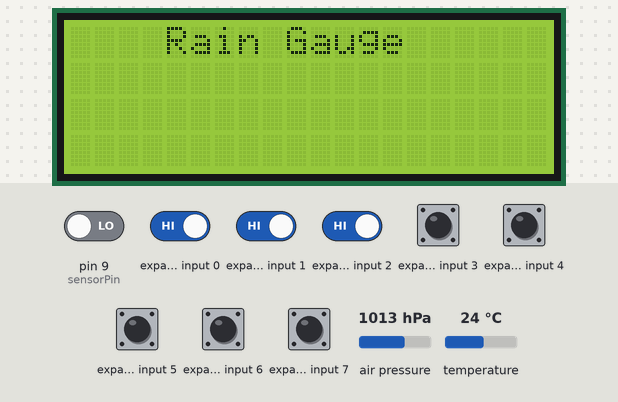
This sketch was run on a simulated Arduino Uno, built with avr-gcc and run on an emulated ATmega328P. Shown: 20×4 character LCD. Wiring (inferred from the names in the program): input shift register (74HC165): load pin 7; clock pin 4; serial out pin 5. The test bench sets the inputs (shaded band); at power-on: expander input 0–7 HIGH, pin 9 (sensorPin) LOW, air pressure 1013 hPa, temperature 24 °C. What the sketch prints to the serial monitor is not drawn.

Above: at 0.1 s.
2.3 s: air pressure set to 1000 hPa
5.3 s: expander input 0 driven LOW
6.9 s: expander input 1 driven LOW
8.6 s: temperature set to 7 °C
11.6 s: expander input 0 driven HIGH
13.3 s: expander input 2 driven LOW
At 31.7 s:
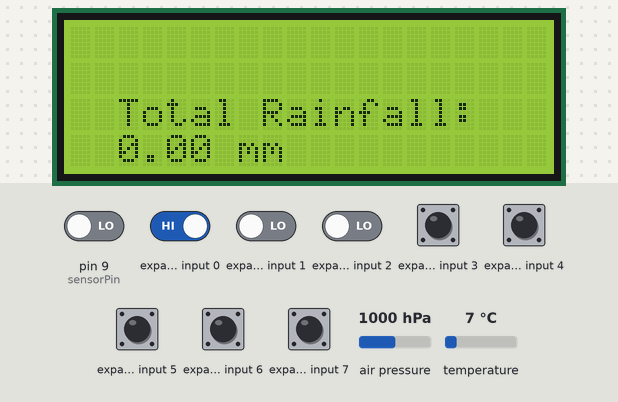
Timing chart, 0 to 32.0 s (numbered marks = the images above; inputs shaded):
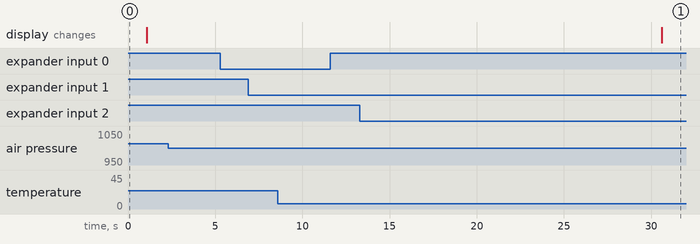

Measured:
- after the input at 2.3 s, every drawn part: stays the same
- after the input at 5.3 s, every drawn part: stays the same
- after the input at 6.9 s, every drawn part: stays the same
- after the input at 8.6 s, every drawn part: stays the same
- after the input at 11.6 s, every drawn part: stays the same

The sketch:

WeatherStation.ino
```cpp
// Requires libraries
#include <Adafruit_BMP280.h>
#include <SPI.h>
#include <Wire.h>
#include <LiquidCrystal_I2C.h>

// Define pin numbers for the 74HC165
const int LOAD_PIN = 7;   // Load (Latch) pin
const int CLOCK_PIN = 4;  // Clock pin
const int DATA_PIN = 5;   // Data pin

// Define variables to hold the input values and wind direction
int inputValues = 0;
String windDirection = "N";  // initialize the wind direction to North

// Define variables for BMP680 sensor

#define BMP_SCK (13)
#define BMP_MISO (12)
#define BMP_MOSI (11)
#define BMP_CS (10)
Adafruit_BMP280 bmp;

// Tipping Bcket Setup

LiquidCrystal_I2C lcd(0x27, 20, 4);                   // Initialize the LCD display
const float mmPerPulse = 0.173;                       // Rainfall in mm per bucket tip
float mmTotal = 0;                                    // Total rainfall in mm
unsigned long lastUpdateTime = 0;                     // Timestamp for the last update
const unsigned long updateInterval = 30 * 60 * 1000;  // Update every 30 minutes

int sensorPin = 9;      // Digital pin connected to the tipping bucket sensor
int previousState = 0;  // Previous state of the sensor


void setup() {
  // Tipping buckey
  pinMode(sensorPin, INPUT);
  lcd.init();
  lcd.backlight();
  lcd.setCursor(4, 0);
  lcd.print("Rain Gauge");
  delay(1000);
  lcd.clear();

  // Set the pin modes for the 74HC165
  pinMode(LOAD_PIN, OUTPUT);
  pinMode(CLOCK_PIN, OUTPUT);
  pinMode(DATA_PIN, INPUT);

  // Set the initial state for the Load pin (active low)
  digitalWrite(LOAD_PIN, HIGH);

  // Initialize the serial communication
  Serial.begin(9600);

  // Initialize BMP280
  unsigned status;
  status = bmp.begin();
  if (!status) {
    Serial.println(F("Could not find a valid BMP280 sensor, check wiring or "
                     "try a different address!"));
  }
}
void loop() {
  //ipping Bucket
   int currentState = digitalRead(sensorPin);
  if (currentState != previousState) {
    mmTotal += mmPerPulse; // Increment total rainfall
  }
  previousState = currentState;

  unsigned long currentTime = millis();
  if (currentTime - lastUpdateTime >= updateInterval) {
    lastUpdateTime = currentTime;
    // Display total rainfall on the LCD
    lcd.setCursor(2, 2);
    lcd.print("Total Rainfall:");
    lcd.setCursor(2, 3);
    lcd.print(mmTotal);
    lcd.print(" mm");
  }

  // Trigger the shift register to read the input values
  digitalWrite(LOAD_PIN, LOW);
  delayMicroseconds(1);
  digitalWrite(LOAD_PIN, HIGH);

  // Read the input values from the shift register
  inputValues = 0;
  for (int i = 0; i < 8; i++) {
    inputValues |= digitalRead(DATA_PIN) << i;
    digitalWrite(CLOCK_PIN, HIGH);
    delayMicroseconds(1);
    digitalWrite(CLOCK_PIN, LOW);
  }

  // Determine the wind direction based on the input values
  switch (inputValues) {
    case 0b01111111: windDirection = "N"; break;
    case 0b00111111: windDirection = "NNE"; break;
    case 0b10111111: windDirection = "NE"; break;
    case 0b10011111: windDirection = "ENE"; break;
    case 0b11011111: windDirection = "E"; break;
    case 0b11001111: windDirection = "ESE"; break;
    case 0b11101111: windDirection = "SE"; break;
    case 0b11100111: windDirection = "SSE"; break;
    case 0b11110111: windDirection = "S"; break;
    case 0b11110011: windDirection = "SSW"; break;
    case 0b11111011: windDirection = "SW"; break;
    case 0b11111001: windDirection = "WSW"; break;
    case 0b11111101: windDirection = "W"; break;
    case 0b11111100: windDirection = "WNW"; break;
    case 0b11111110: windDirection = "NW"; break;
    case 0b01111110: windDirection = "NNW"; break;
    default: windDirection = "Invalid"; break;
  }

  // Print the input values and wind direction to the serial monitor
  Serial.print("Input Values: ");
  Serial.print(inputValues);
  Serial.print(", Wind Direction: ");
  Serial.println(windDirection);

  // BMP280 readings
  Serial.print(F("Temperature = "));
  Serial.print(bmp.readTemperature());
  Serial.println(" *C");

  Serial.print(F("Pressure = "));
  Serial.print(bmp.readPressure());
  Serial.println(" Pa");

  Serial.print(F("Approx altitude = "));
  Serial.print(bmp.readAltitude(1013.25)); /* Adjusted to local forecast! */
  Serial.println(" m");
  // Wait for a short time before reading again
  delay(100);
}
```

Pomodoro1.ino
```cpp
#define onoffButton 2;
#define startButton 3;
```
